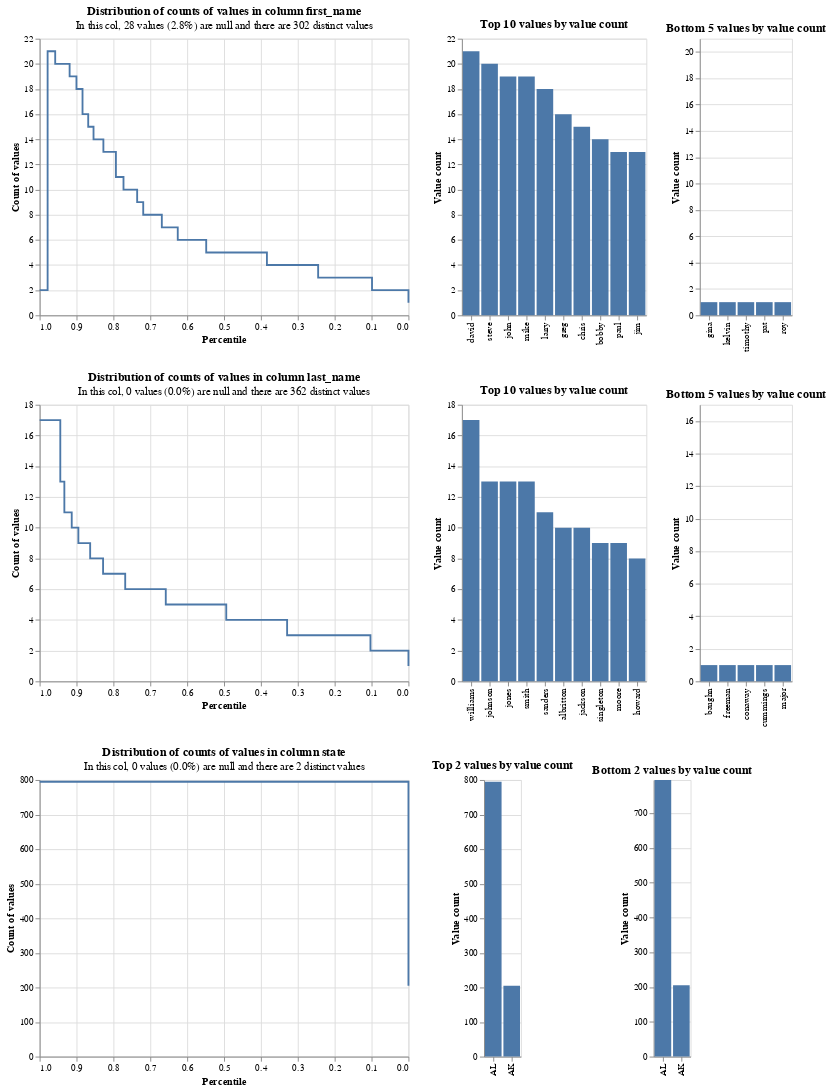

Notebook code for this chart:
### Code cell
from splink.duckdb.blocking_rule_library import block_on

settings = {
    "link_type": "dedupe_only",
    "blocking_rules_to_generate_predictions": [
        block_on(["first_name", "last_name", "year","month","state"]),
    ],
}
linker = DuckDBLinker(election_df, settings)

linker.profile_columns(
    ["first_name", "last_name", "state"], top_n=10, bottom_n=5
)

### Figure 1 — Vega-Lite specification as saved in the notebook (floating-point values rounded to 4 significant figures)
{"config": {"view": {"continuousWidth": 400, "continuousHeight": 300}}, "vconcat": [{"hconcat": [{"mark": {"type": "line", "interpolate": "step-after"}, "data": {"values": [{"percentile_ex_nulls": 0.09877, "percentile_inc_nulls": 0.124, "value_count": 2, "group_name": "first_name", "total_non_null_rows": 972, "total_rows_inc_nulls": 1000, "sum_tokens_in_value_count_group": 142.0, "distinct_value_count": 302}, {"percentile_ex_nulls": 0.0, "percentile_inc_nulls": 0.028, "value_count": 1, "group_name": "first_name", "total_non_null_rows": 972, "total_rows_inc_nulls": 1000, "sum_tokens_in_value_count_group": 96.0, "distinct_value_count": 302}, {"percentile_ex_nulls": 0.9784, "percentile_inc_nulls": 0.979, "value_count": 21, "group_name": "first_name", "total_non_null_rows": 972, "total_rows_inc_nulls": 1000, "sum_tokens_in_value_count_group": 21.0, "distinct_value_count": 302}, {"percentile_ex_nulls": 0.9578, "percentile_inc_nulls": 0.959, "value_count": 20, "group_name": "first_name", "total_non_null_rows": 972, "total_rows_inc_nulls": 1000, "sum_tokens_in_value_count_group": 20.0, "distinct_value_count": 302}, {"percentile_ex_nulls": 0.9187, "percentile_inc_nulls": 0.921, "value_count": 19, "group_name": "first_name", "total_non_null_rows": 972, "total_rows_inc_nulls": 1000, "sum_tokens_in_value_count_group": 38.0, "distinct_value_count": 302}, {"percentile_ex_nulls": 0.9002, "percentile_inc_nulls": 0.903, "value_count": 18, "group_name": "first_name", "total_non_null_rows": 972, "total_rows_inc_nulls": 1000, "sum_tokens_in_value_count_group": 18.0, "distinct_value_count": 302}, {"percentile_ex_nulls": 0.8837, "percentile_inc_nulls": 0.887, "value_count": 16, "group_name": "first_name", "total_non_null_rows": 972, "total_rows_inc_nulls": 1000, "sum_tokens_in_value_count_group": 16.0, "distinct_value_count": 302}, {"percentile_ex_nulls": 0.8683, "percentile_inc_nulls": 0.872, "value_count": 15, "group_name": "first_name", "total_non_null_rows": 972, "total_rows_inc_nulls": 1000, "sum_tokens_in_value_count_group": 15.0, "distinct_value_count": 302}, {"percentile_ex_nulls": 0.8539, "percentile_inc_nulls": 0.858, "value_count": 14, "group_name": "first_name", "total_non_null_rows": 972, "total_rows_inc_nulls": 1000, "sum_tokens_in_value_count_group": 14.0, "distinct_value_count": 302}, {"percentile_ex_nulls": 0.8272, "percentile_inc_nulls": 0.832, "value_count": 13, "group_name": "first_name", "total_non_null_rows": 972, "total_rows_inc_nulls": 1000, "sum_tokens_in_value_count_group": 26.0, "distinct_value_count": 302}, {"percentile_ex_nulls": 0.7932, "percentile_inc_nulls": 0.799, "value_count": 11, "group_name": "first_name", "total_non_null_rows": 972, "total_rows_inc_nulls": 1000, "sum_tokens_in_value_count_group": 33.0, "distinct_value_count": 302}, {"percentile_ex_nulls": 0.7726, "percentile_inc_nulls": 0.779, "value_count": 10, "group_name": "first_name", "total_non_null_rows": 972, "total_rows_inc_nulls": 1000, "sum_tokens_in_value_count_group": 20.0, "distinct_value_count": 302}, {"percentile_ex_nulls": 0.7356, "percentile_inc_nulls": 0.743, "value_count": 9, "group_name": "first_name", "total_non_null_rows": 972, "total_rows_inc_nulls": 1000, "sum_tokens_in_value_count_group": 36.0, "distinct_value_count": 302}, {"percentile_ex_nulls": 0.7191, "percentile_inc_nulls": 0.727, "value_count": 8, "group_name": "first_name", "total_non_null_rows": 972, "total_rows_inc_nulls": 1000, "sum_tokens_in_value_count_group": 16.0, "distinct_value_count": 302}, {"percentile_ex_nulls": 0.6687, "percentile_inc_nulls": 0.678, "value_count": 7, "group_name": "first_name", "total_non_null_rows": 972, "total_rows_inc_nulls": 1000, "sum_tokens_in_value_count_group": 49.0, "distinct_value_count": 302}, {"percentile_ex_nulls": 0.6255, "percentile_inc_nulls": 0.636, "value_count": 6, "group_name": "first_name", "total_non_null_rows": 972, "total_rows_inc_nulls": 1000, "sum_tokens_in_value_count_group": 42.0, "distinct_value_count": 302}, {"percentile_ex_nulls": 0.5484, "percentile_inc_nulls": 0.561, "value_count": 5, "group_name": "first_name", "total_non_null_rows": 972, "total_rows_inc_nulls": 1000, "sum_tokens_in_value_count_group": 75.0, "distinct_value_count": 302}, {"percentile_ex_nulls": 0.3837, "percentile_inc_nulls": 0.401, "value_count": 4, "group_name": "first_name", "total_non_null_rows": 972, "total_rows_inc_nulls": 1000, "sum_tokens_in_value_count_group": 160.0, "distinct_value_count": 302}, {"percentile_ex_nulls": 0.2449, "percentile_inc_nulls": 0.266, "value_count": 3, "group_name": "first_name", "total_non_null_rows": 972, "total_rows_inc_nulls": 1000, "sum_tokens_in_value_count_group": 135.0, "distinct_value_count": 302}, {"percentile_ex_nulls": 1.0, "percentile_inc_nulls": 1.0, "value_count": 2, "group_name": "first_name", "total_non_null_rows": 972, "total_rows_inc_nulls": 1000, "sum_tokens_in_value_count_group": 142.0, "distinct_value_count": 302}]}, "encoding": {"tooltip": [{"field": "value_count", "type": "quantitative"}, {"field": "percentile_ex_nulls", "type": "quantitative"}, {"field": "percentile_inc_nulls", "type": "quantitative"}, {"field": "total_non_null_rows", "type": "quantitative"}, {"field": "total_rows_inc_nulls", "type": "quantitative"}], "x": {"field": "percentile_ex_nulls", "sort": "descending", "title": "Percentile", "type": "quantitative"}, "y": {"field": "value_count", "title": "Count of values", "type": "quantitative"}}, "title": {"text": "Distribution of counts of values in column first_name", "subtitle": "In this col, 28 values (2.8%) are null and there are 302 distinct values"}}, {"mark": "bar", "data": {"values": [{"value_count": 21, "group_name": "first_name", "value": "david", "total_non_null_rows": 972, "total_rows_inc_nulls": 1000, "distinct_value_count": 302}, {"value_count": 20, "group_name": "first_name", "value": "steve", "total_non_null_rows": 972, "total_rows_inc_nulls": 1000, "distinct_value_count": 302}, {"value_count": 19, "group_name": "first_name", "value": "john", "total_non_null_rows": 972, "total_rows_inc_nulls": 1000, "distinct_value_count": 302}, {"value_count": 19, "group_name": "first_name", "value": "mike", "total_non_null_rows": 972, "total_rows_inc_nulls": 1000, "distinct_value_count": 302}, {"value_count": 18, "group_name": "first_name", "value": "larry", "total_non_null_rows": 972, "total_rows_inc_nulls": 1000, "distinct_value_count": 302}, {"value_count": 16, "group_name": "first_name", "value": "greg", "total_non_null_rows": 972, "total_rows_inc_nulls": 1000, "distinct_value_count": 302}, {"value_count": 15, "group_name": "first_name", "value": "chris", "total_non_null_rows": 972, "total_rows_inc_nulls": 1000, "distinct_value_count": 302}, {"value_count": 14, "group_name": "first_name", "value": "bobby", "total_non_null_rows": 972, "total_rows_inc_nulls": 1000, "distinct_value_count": 302}, {"value_count": 13, "group_name": "first_name", "value": "paul", "total_non_null_rows": 972, "total_rows_inc_nulls": 1000, "distinct_value_count": 302}, {"value_count": 13, "group_name": "first_name", "value": "jim", "total_non_null_rows": 972, "total_rows_inc_nulls": 1000, "distinct_value_count": 302}]}, "encoding": {"tooltip": [{"field": "value", "type": "nominal"}, {"field": "value_count", "type": "quantitative"}, {"field": "total_non_null_rows", "type": "quantitative"}, {"field": "total_rows_inc_nulls", "type": "quantitative"}], "x": {"field": "value", "sort": "-y", "title": null, "type": "nominal"}, "y": {"field": "value_count", "title": "Value count", "type": "quantitative"}}, "title": "Top 10 values by value count"}, {"mark": "bar", "data": {"values": [{"value_count": 1, "group_name": "first_name", "value": "gina", "total_non_null_rows": 972, "total_rows_inc_nulls": 1000, "distinct_value_count": 302}, {"value_count": 1, "group_name": "first_name", "value": "kelvin", "total_non_null_rows": 972, "total_rows_inc_nulls": 1000, "distinct_value_count": 302}, {"value_count": 1, "group_name": "first_name", "value": "timothy", "total_non_null_rows": 972, "total_rows_inc_nulls": 1000, "distinct_value_count": 302}, {"value_count": 1, "group_name": "first_name", "value": "pat", "total_non_null_rows": 972, "total_rows_inc_nulls": 1000, "distinct_value_count": 302}, {"value_count": 1, "group_name": "first_name", "value": "roy", "total_non_null_rows": 972, "total_rows_inc_nulls": 1000, "distinct_value_count": 302}]}, "encoding": {"tooltip": [{"field": "value", "type": "nominal"}, {"field": "value_count", "type": "quantitative"}, {"field": "total_non_null_rows", "type": "quantitative"}, {"field": "total_rows_inc_nulls", "type": "quantitative"}], "x": {"field": "value", "sort": "-y", "title": null, "type": "nominal"}, "y": {"field": "value_count", "scale": {"domain": [0, 21]}, "title": "Value count", "type": "quantitative"}}, "title": "Bottom 5 values by value count"}]}, {"hconcat": [{"mark": {"type": "line", "interpolate": "step-after"}, "data": {"values": [{"percentile_ex_nulls": 0.983, "percentile_inc_nulls": 0.983, "value_count": 17, "group_name": "last_name", "total_non_null_rows": 1000, "total_rows_inc_nulls": 1000, "sum_tokens_in_value_count_group": 17.0, "distinct_value_count": 362}, {"percentile_ex_nulls": 0.944, "percentile_inc_nulls": 0.944, "value_count": 13, "group_name": "last_name", "total_non_null_rows": 1000, "total_rows_inc_nulls": 1000, "sum_tokens_in_value_count_group": 39.0, "distinct_value_count": 362}, {"percentile_ex_nulls": 0.933, "percentile_inc_nulls": 0.933, "value_count": 11, "group_name": "last_name", "total_non_null_rows": 1000, "total_rows_inc_nulls": 1000, "sum_tokens_in_value_count_group": 11.0, "distinct_value_count": 362}, {"percentile_ex_nulls": 0.913, "percentile_inc_nulls": 0.913, "value_count": 10, "group_name": "last_name", "total_non_null_rows": 1000, "total_rows_inc_nulls": 1000, "sum_tokens_in_value_count_group": 20.0, "distinct_value_count": 362}, {"percentile_ex_nulls": 0.895, "percentile_inc_nulls": 0.895, "value_count": 9, "group_name": "last_name", "total_non_null_rows": 1000, "total_rows_inc_nulls": 1000, "sum_tokens_in_value_count_group": 18.0, "distinct_value_count": 362}, {"percentile_ex_nulls": 0.863, "percentile_inc_nulls": 0.863, "value_count": 8, "group_name": "last_name", "total_non_null_rows": 1000, "total_rows_inc_nulls": 1000, "sum_tokens_in_value_count_group": 32.0, "distinct_value_count": 362}, {"percentile_ex_nulls": 0.828, "percentile_inc_nulls": 0.828, "value_count": 7, "group_name": "last_name", "total_non_null_rows": 1000, "total_rows_inc_nulls": 1000, "sum_tokens_in_value_count_group": 35.0, "distinct_value_count": 362}, {"percentile_ex_nulls": 0.768, "percentile_inc_nulls": 0.768, "value_count": 6, "group_name": "last_name", "total_non_null_rows": 1000, "total_rows_inc_nulls": 1000, "sum_tokens_in_value_count_group": 60.0, "distinct_value_count": 362}, {"percentile_ex_nulls": 0.658, "percentile_inc_nulls": 0.658, "value_count": 5, "group_name": "last_name", "total_non_null_rows": 1000, "total_rows_inc_nulls": 1000, "sum_tokens_in_value_count_group": 110.0, "distinct_value_count": 362}, {"percentile_ex_nulls": 0.494, "percentile_inc_nulls": 0.494, "value_count": 4, "group_name": "last_name", "total_non_null_rows": 1000, "total_rows_inc_nulls": 1000, "sum_tokens_in_value_count_group": 164.0, "distinct_value_count": 362}, {"percentile_ex_nulls": 0.329, "percentile_inc_nulls": 0.329, "value_count": 3, "group_name": "last_name", "total_non_null_rows": 1000, "total_rows_inc_nulls": 1000, "sum_tokens_in_value_count_group": 165.0, "distinct_value_count": 362}, {"percentile_ex_nulls": 0.103, "percentile_inc_nulls": 0.103, "value_count": 2, "group_name": "last_name", "total_non_null_rows": 1000, "total_rows_inc_nulls": 1000, "sum_tokens_in_value_count_group": 226.0, "distinct_value_count": 362}, {"percentile_ex_nulls": 0.0, "percentile_inc_nulls": 0.0, "value_count": 1, "group_name": "last_name", "total_non_null_rows": 1000, "total_rows_inc_nulls": 1000, "sum_tokens_in_value_count_group": 103.0, "distinct_value_count": 362}, {"percentile_ex_nulls": 1.0, "percentile_inc_nulls": 1.0, "value_count": 17, "group_name": "last_name", "total_non_null_rows": 1000, "total_rows_inc_nulls": 1000, "sum_tokens_in_value_count_group": 17.0, "distinct_value_count": 362}]}, "encoding": {"tooltip": [{"field": "value_count", "type": "quantitative"}, {"field": "percentile_ex_nulls", "type": "quantitative"}, {"field": "percentile_inc_nulls", "type": "quantitative"}, {"field": "total_non_null_rows", "type": "quantitative"}, {"field": "total_rows_inc_nulls", "type": "quantitative"}], "x": {"field": "percentile_ex_nulls", "sort": "descending", "title": "Percentile", "type": "quantitative"}, "y": {"field": "value_count", "title": "Count of values", "type": "quantitative"}}, "title": {"text": "Distribution of counts of values in column last_name", "subtitle": "In this col, 0 values (0.0%) are null and there are 362 distinct values"}}, {"mark": "bar", "data": {"values": [{"value_count": 17, "group_name": "last_name", "value": "williams", "total_non_null_rows": 1000, "total_rows_inc_nulls": 1000, "distinct_value_count": 362}, {"value_count": 13, "group_name": "last_name", "value": "johnson", "total_non_null_rows": 1000, "total_rows_inc_nulls": 1000, "distinct_value_count": 362}, {"value_count": 13, "group_name": "last_name", "value": "jones", "total_non_null_rows": 1000, "total_rows_inc_nulls": 1000, "distinct_value_count": 362}, {"value_count": 13, "group_name": "last_name", "value": "smith", "total_non_null_rows": 1000, "total_rows_inc_nulls": 1000, "distinct_value_count": 362}, {"value_count": 11, "group_name": "last_name", "value": "sanders", "total_non_null_rows": 1000, "total_rows_inc_nulls": 1000, "distinct_value_count": 362}, {"value_count": 10, "group_name": "last_name", "value": "albritton", "total_non_null_rows": 1000, "total_rows_inc_nulls": 1000, "distinct_value_count": 362}, {"value_count": 10, "group_name": "last_name", "value": "jackson", "total_non_null_rows": 1000, "total_rows_inc_nulls": 1000, "distinct_value_count": 362}, {"value_count": 9, "group_name": "last_name", "value": "singleton", "total_non_null_rows": 1000, "total_rows_inc_nulls": 1000, "distinct_value_count": 362}, {"value_count": 9, "group_name": "last_name", "value": "moore", "total_non_null_rows": 1000, "total_rows_inc_nulls": 1000, "distinct_value_count": 362}, {"value_count": 8, "group_name": "last_name", "value": "howard", "total_non_null_rows": 1000, "total_rows_inc_nulls": 1000, "distinct_value_count": 362}]}, "encoding": {"tooltip": [{"field": "value", "type": "nominal"}, {"field": "value_count", "type": "quantitative"}, {"field": "total_non_null_rows", "type": "quantitative"}, {"field": "total_rows_inc_nulls", "type": "quantitative"}], "x": {"field": "value", "sort": "-y", "title": null, "type": "nominal"}, "y": {"field": "value_count", "title": "Value count", "type": "quantitative"}}, "title": "Top 10 values by value count"}, {"mark": "bar", "data": {"values": [{"value_count": 1, "group_name": "last_name", "value": "baughn", "total_non_null_rows": 1000, "total_rows_inc_nulls": 1000, "distinct_value_count": 362}, {"value_count": 1, "group_name": "last_name", "value": "freeman", "total_non_null_rows": 1000, "total_rows_inc_nulls": 1000, "distinct_value_count": 362}, {"value_count": 1, "group_name": "last_name", "value": "conaway", "total_non_null_rows": 1000, "total_rows_inc_nulls": 1000, "distinct_value_count": 362}, {"value_count": 1, "group_name": "last_name", "value": "cummings", "total_non_null_rows": 1000, "total_rows_inc_nulls": 1000, "distinct_value_count": 362}, {"value_count": 1, "group_name": "last_name", "value": "major", "total_non_null_rows": 1000, "total_rows_inc_nulls": 1000, "distinct_value_count": 362}]}, "encoding": {"tooltip": [{"field": "value", "type": "nominal"}, {"field": "value_count", "type": "quantitative"}, {"field": "total_non_null_rows", "type": "quantitative"}, {"field": "total_rows_inc_nulls", "type": "quantitative"}], "x": {"field": "value", "sort": "-y", "title": null, "type": "nominal"}, "y": {"field": "value_count", "scale": {"domain": [0, 17]}, "title": "Value count", "type": "quantitative"}}, "title": "Bottom 5 values by value count"}]}, {"hconcat": [{"mark": {"type": "line", "interpolate": "step-after"}, "data": {"values": [{"percentile_ex_nulls": 0.205, "percentile_inc_nulls": 0.205, "value_count": 795, "group_name": "state", "total_non_null_rows": 1000, "total_rows_inc_nulls": 1000, "sum_tokens_in_value_count_group": 795.0, "distinct_value_count": 2}, {"percentile_ex_nulls": 0.0, "percentile_inc_nulls": 0.0, "value_count": 205, "group_name": "state", "total_non_null_rows": 1000, "total_rows_inc_nulls": 1000, "sum_tokens_in_value_count_group": 205.0, "distinct_value_count": 2}, {"percentile_ex_nulls": 1.0, "percentile_inc_nulls": 1.0, "value_count": 795, "group_name": "state", "total_non_null_rows": 1000, "total_rows_inc_nulls": 1000, "sum_tokens_in_value_count_group": 795.0, "distinct_value_count": 2}]}, "encoding": {"tooltip": [{"field": "value_count", "type": "quantitative"}, {"field": "percentile_ex_nulls", "type": "quantitative"}, {"field": "percentile_inc_nulls", "type": "quantitative"}, {"field": "total_non_null_rows", "type": "quantitative"}, {"field": "total_rows_inc_nulls", "type": "quantitative"}], "x": {"field": "percentile_ex_nulls", "sort": "descending", "title": "Percentile", "type": "quantitative"}, "y": {"field": "value_count", "title": "Count of values", "type": "quantitative"}}, "title": {"text": "Distribution of counts of values in column state", "subtitle": "In this col, 0 values (0.0%) are null and there are 2 distinct values"}}, {"mark": "bar", "data": {"values": [{"value_count": 795, "group_name": "state", "value": "AL", "total_non_null_rows": 1000, "total_rows_inc_nulls": 1000, "distinct_value_count": 2}, {"value_count": 205, "group_name": "state", "value": "AK", "total_non_null_rows": 1000, "total_rows_inc_nulls": 1000, "distinct_value_count": 2}]}, "encoding": {"tooltip": [{"field": "value", "type": "nominal"}, {"field": "value_count", "type": "quantitative"}, {"field": "total_non_null_rows", "type": "quantitative"}, {"field": "total_rows_inc_nulls", "type": "quantitative"}], "x": {"field": "value", "sort": "-y", "title": null, "type": "nominal"}, "y": {"field": "value_count", "title": "Value count", "type": "quantitative"}}, "title": "Top 2 values by value count"}, {"mark": "bar", "data": {"values": [{"value_count": 205, "group_name": "state", "value": "AK", "total_non_null_rows": 1000, "total_rows_inc_nulls": 1000, "distinct_value_count": 2}, {"value_count": 795, "group_name": "state", "value": "AL", "total_non_null_rows": 1000, "total_rows_inc_nulls": 1000, "distinct_value_count": 2}]}, "encoding": {"tooltip": [{"field": "value", "type": "nominal"}, {"field": "value_count", "type": "quantitative"}, {"field": "total_non_null_rows", "type": "quantitative"}, {"field": "total_rows_inc_nulls", "type": "quantitative"}], "x": {"field": "value", "sort": "-y", "title": null, "type": "nominal"}, "y": {"field": "value_count", "scale": {"domain": [0, 795]}, "title": "Value count", "type": "quantitative"}}, "title": "Bottom 2 values by value count"}]}], "$schema": "https://vega.github.io/schema/vega-lite/v5.9.3.json"}
